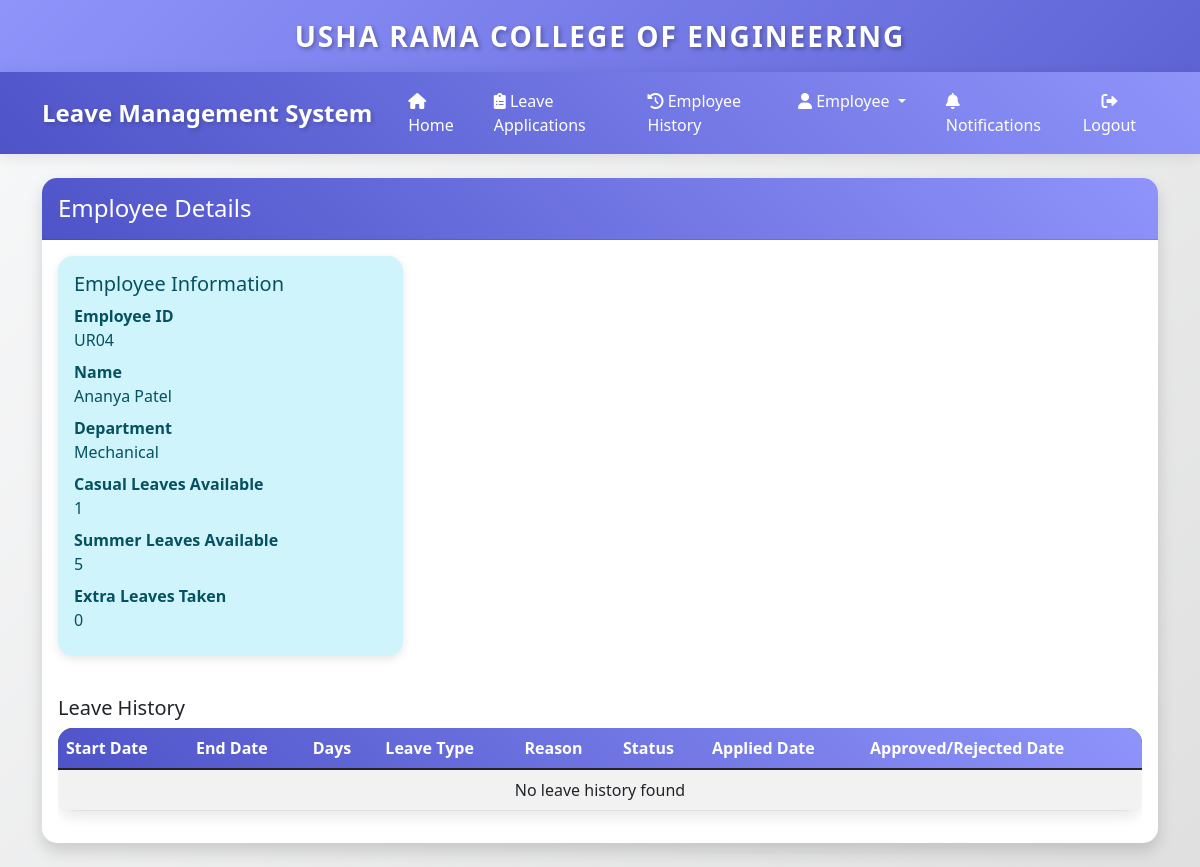
/employee-details/UR04/ (signed in), run on the app's committed database.
### leave_management/models.py (models this page shows, shortened)
class Employee(AbstractUser):
    DEPARTMENT_CHOICES = [
        ('CSE', 'Computer Science'),
        ('ECE', 'Electronics'),
        ('MECH', 'Mechanical'),
        ('CIVIL', 'Civil'),
    ]
    employee_id = models.CharField(max_length=20, unique=True, validators=[MinLengthValidator(1)])
    department = models.CharField(max_length=20, choices=DEPARTMENT_CHOICES)
    is_admin = models.BooleanField(default=False)
    casual_leaves_remaining = models.IntegerField(default=1)  # Start with 1 leave
    extra_leaves_taken = models.IntegerField(default=0)
    summer_leaves_remaining = models.IntegerField(default=5)  # Summer leaves for May
    last_leave_increment = models.DateField(default=timezone.now)  # Track last leave increment

### leave_management/views.py (the view, shortened to what this page needs)
# urls.py: path('employee-details/<str:employee_id>/', views.employee_leave_detail, name='employee_detail'),
@login_required
@user_passes_test(is_admin)
def employee_leave_detail(request, employee_id):
    employee = get_object_or_404(Employee, employee_id=employee_id)
    leave_requests = LeaveRequest.objects.filter(employee=employee).order_by('-created_at')
    leave_history = []
    context = {
        'employee': employee,
        'leave_history': leave_history,
        'casual_leaves_remaining': employee.casual_leaves_remaining,
        'summer_leaves_remaining': employee.summer_leaves_remaining,
        'extra_leaves_taken': max(0, employee.extra_leaves_taken)
    }
    return render(request, 'leave_management/employee_details.html', context)

### leave_management/views.py (called while the page is built)
def is_admin(user):
    return user.is_admin

### leave_management/templates/leave_management/employee_details.html
{% extends 'leave_management/base.html' %}
{% load static %}
{% block content %}
<div class="card shadow mb-4">
    <div class="card-header">
        <h4 class="mb-0">Employee Details</h4>
    </div>
    <div class="card-body">
        <div class="row">
            <div class="col-md-4">
                <div class="alert alert-info">
                    <h5 class="alert-heading">Employee Information</h5>
                    <dl class="mb-0">
                        <dt>Employee ID</dt>
                        <dd>{{ employee.employee_id }}</dd>
                        <dt>Name</dt>
                        <dd>{{ employee.get_full_name }}</dd>
                        <dt>Department</dt>
                        <dd>{{ employee.get_department_display }}</dd>
                        <dt>Casual Leaves Available</dt>
                        <dd>{{ casual_leaves_remaining }}</dd>
                        <dt>Summer Leaves Available</dt>
                        <dd>{{ summer_leaves_remaining }}</dd>
                        <dt>Extra Leaves Taken</dt>
                        <dd>{{ extra_leaves_taken }}</dd>
                    </dl>
                </div>
            </div>
        </div>
        <div class="row mt-4">
            <div class="col-12">
                <h5>Leave History</h5>
                <div class="table-responsive">
                    <table class="table table-striped table-hover">
                        <thead style="background-color: #343a40; color: white;">
                            <tr>
                                <th>Start Date</th>
                                <th>End Date</th>
                                <th>Days</th>
                                <th>Leave Type</th>
                                <th>Reason</th>
                                <th>Status</th>
                                <th>Applied Date</th>
                                <th>Approved/Rejected Date</th>
                            </tr>
                        </thead>
                        <tbody>
                            {% for leave in leave_history %}
                            <tr>
                                <td>{{ leave.start_date }}</td>
                                <td>{{ leave.end_date }}</td>
                                <td>{{ leave.number_of_days }}</td>
                                <td>{{ leave.type }}</td>
                                <td>{{ leave.reason }}</td>
                                <td>
                                    <span class="{% if leave.status == 'APPROVED' %}text-success{% elif leave.status == 'REJECTED' %}text-danger{% else %}text-warning{% endif %}">
                                        {{ leave.status }}
                                    </span>
                                </td>
                                <td>{{ leave.applied_date }}</td>
                                <td>{{ leave.approved_date }}</td>
                            </tr>
                            {% empty %}
                            <tr>
                                <td colspan="8" class="text-center">No leave history found</td>
                            </tr>
                            {% endfor %}
                        </tbody>
                    </table>
                </div>
            </div>
        </div>
    </div>
</div>
{% endblock %}

### leave_management/templates/leave_management/base.html (style rules this page uses)
:root { --primary-color: #4e54c8; --secondary-color: #8f94fb; --accent-color: #ff6b6b; --success-color: #2ecc71; --warning-color: #f1c40f; --danger-color: #e74c3c; --light-color: #f8f9fa; --dark-color: #2c3e50; }
body { background: linear-gradient(135deg, var(--light-color), #e0e0e0); min-height: 100vh; padding-top: 0; }
.card { border: none; border-radius: 15px; box-shadow: 0 5px 15px rgba(0, 0, 0, 0.1); transition: all 0.3s ease; background: white; margin-bottom: 1.5rem; }
.card-header { background: linear-gradient(45deg, var(--primary-color), var(--secondary-color)); color: white; border-radius: 15px 15px 0 0 !important; padding: 1rem; }
.alert { border-radius: 15px; border: none; box-shadow: 0 3px 10px rgba(0, 0, 0, 0.1); }
.table { background: white; border-radius: 15px; overflow: hidden; box-shadow: 0 5px 15px rgba(0, 0, 0, 0.1); }
.table thead { background: linear-gradient(45deg, var(--primary-color), var(--secondary-color)); color: white; }
.card { animation: fadeIn 0.8s ease-out; }

### data on the page
Employee: employee_id "UR04", get_full_name "Ananya Patel", department "Mechanical"

### other printed values
{{ casual_leaves_remaining }} "1"
{{ summer_leaves_remaining }} "5"
{{ extra_leaves_taken }} "0"
